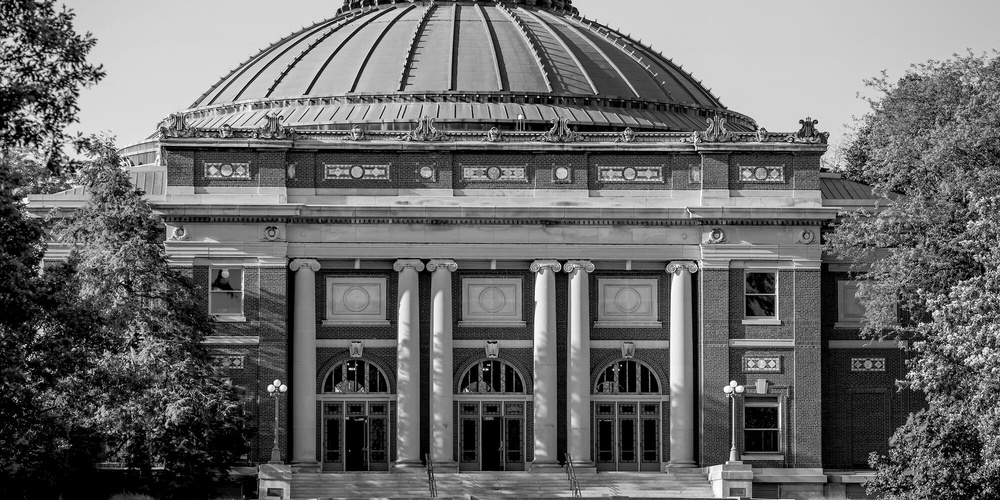
#> input picture Image Compression/Black&White/img_bw.jpg, 1000 x 500 px, shrunk from 2000 x 1000 before the run, found by its file name
$ python SVDbw.py
#> lines starting #> are read from the running program, lines starting #| are printed output that depends on the picture
import numpy as np
from PIL import Image
from matplotlib import pyplot as plt

##Convert Image Into Matrix
PATH='D:/STUDY/Computational Data Minig/CDM Projects/Project 4'

img_bw=plt.imread(PATH+f'/bLACK&White/img_bw.jpg')
#> img_bw is the input picture: shape (500, 1000); min 0, max 255, mean 106.2


##Shapeand Size of Matrix
print('Original Matrix Shape:',img_bw.shape)
#| Original Matrix Shape: (500, 1000)
print('Original Matrix Size:',img_bw.size)
#| Original Matrix Size: 500000
M = img_bw.shape[0]
#> M = 500
N = img_bw.shape[1]
#> N = 1000


#imgbw = np.zeros((M,N))

# imgbw = np.array(list(img_bw.getdata(band=0)), float)
# imgbw.shape = (img_bw.size[1], img_bw.size[0])
imgbw= np.matrix(img_bw)


U, sigma, V = np.linalg.svd(imgbw)
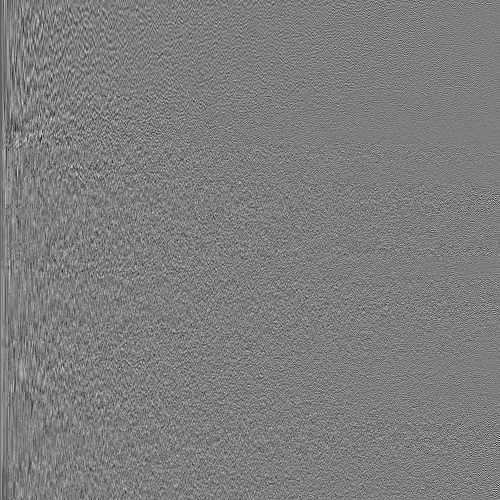
#> U: shape (500, 500) float64; min -0.263, max 0.269, mean -6.13e-05; drawn with min black and max white
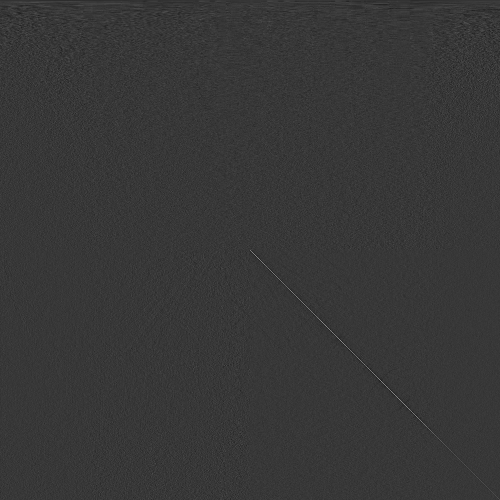
#> V: shape (1000, 1000) float64 (shown at 1/2 size); min -0.215, max 0.766, mean -2.96e-05; drawn with min black and max white
#> sigma = 500 values, max 81015.1 at index 0, min 98.07 at index 499, mean 1063.7
for k in range(1,100,10):

  reconstimg = np.matrix(U[:, :k]) * np.diag(sigma[:k]) * np.matrix(V[:k, :])
  plt.imshow(reconstimg, cmap='gray')
  plt.title('SVD, k = {}'.format(k))
  plt.show()
  #plt.imsave('BWCompressed.png', reconstimg, cmap='gray')


  originalSize = M * N * 3
  compressedSize = k * (1 + M + N) * 3

  print('original size:',originalSize)
  print('compressed size:',compressedSize)
  proportion= compressedSize * 1.0 / originalSize
  print('Proportioan is : ',proportion)

  print('k={} , Compressed image size is '.format(k) + str(round(proportion * 100, 2)) + '% of the original image ')
#> this loop made 10 passes
#> pass 1, `reconstimg = np.matrix(U[:, :k]) * np.diag(sigma[:k]) * np.matrix(V[:k..`:
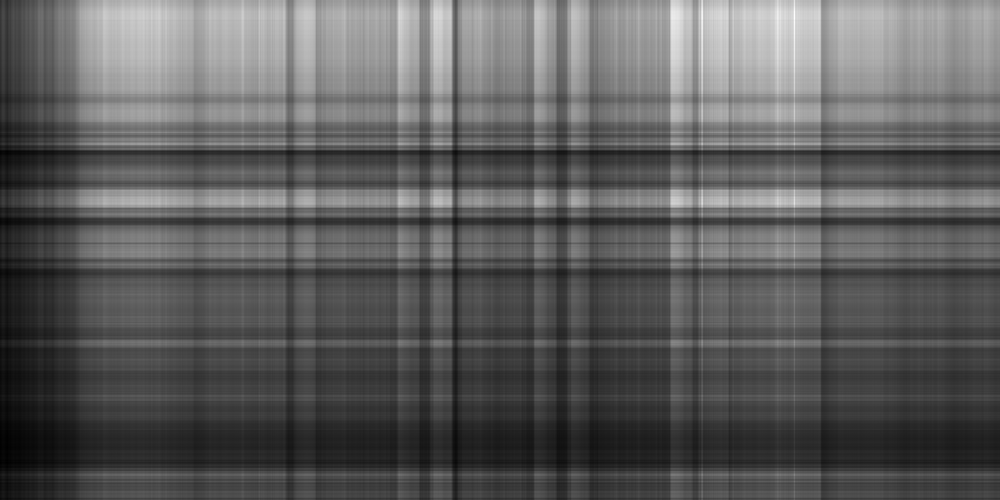
#> reconstimg: shape (500, 1000) float64; min 17.28, max 259.7, mean 106.4; drawn with min black and max white
#> pass 2, `reconstimg = np.matrix(U[:, :k]) * np.diag(sigma[:k]) * np.matrix(V[:k..`:
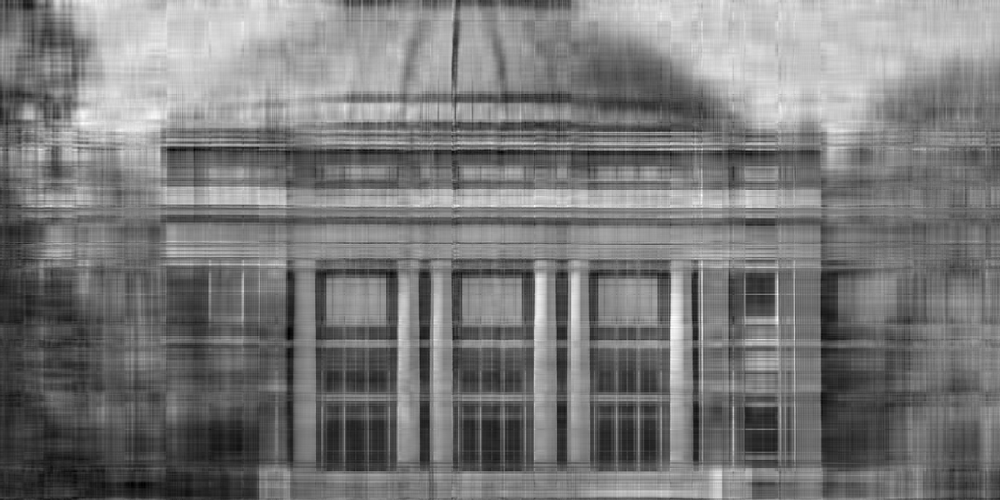
#> reconstimg: shape (500, 1000) float64; min -47.69, max 276.5, mean 106.2; drawn with min black and max white
#> pass 3, `reconstimg = np.matrix(U[:, :k]) * np.diag(sigma[:k]) * np.matrix(V[:k..`:
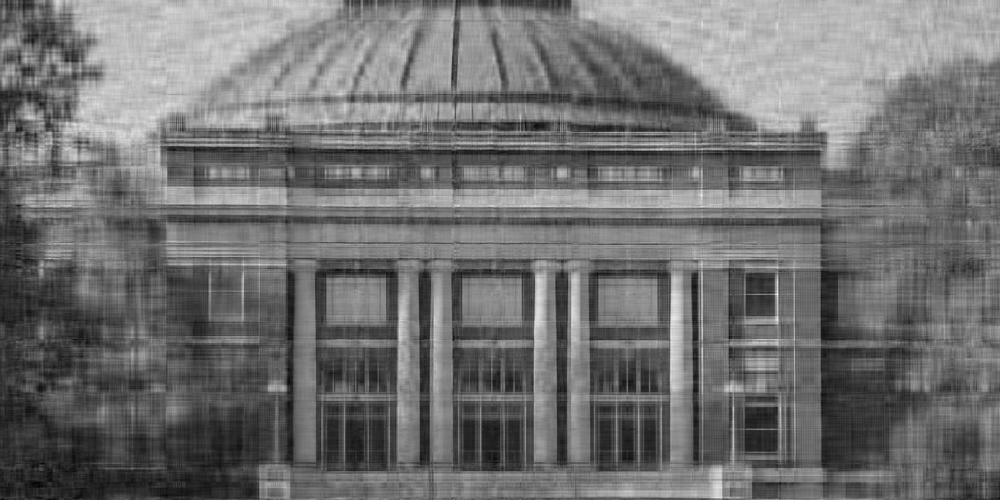
#> reconstimg: shape (500, 1000) float64; min -48.75, max 302.9, mean 106.2; drawn with min black and max white
